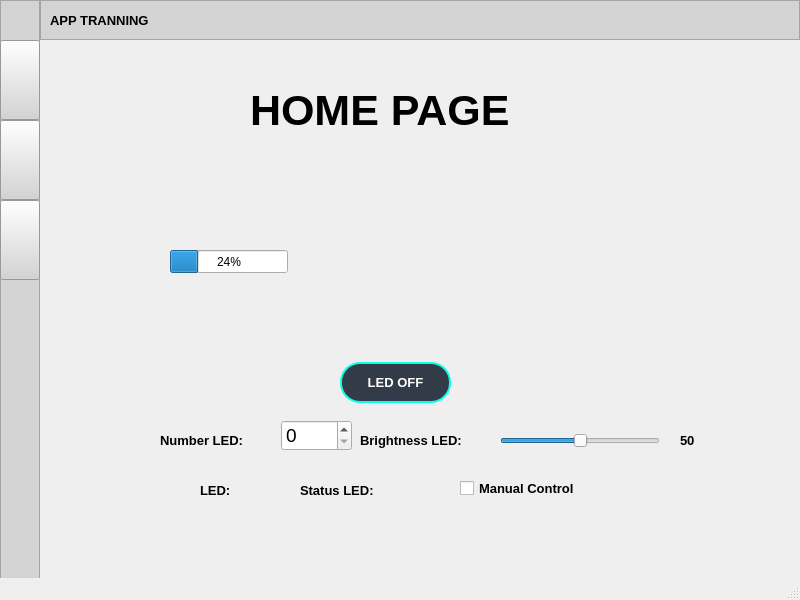
<?xml version="1.0" encoding="UTF-8"?>
<ui version="4.0">
 <class>MainWindow</class>
 <widget class="QMainWindow" name="MainWindow">
  <property name="geometry">
   <rect>
    <x>0</x>
    <y>0</y>
    <width>800</width>
    <height>600</height>
   </rect>
  </property>
  <property name="windowTitle">
   <string>MainWindow</string>
  </property>
  <property name="animated">
   <bool>true</bool>
  </property>
  <widget class="QWidget" name="centralwidget">
   <widget class="QStackedWidget" name="widget_main">
    <property name="geometry">
     <rect>
      <x>40</x>
      <y>40</y>
      <width>760</width>
      <height>560</height>
     </rect>
    </property>
    <property name="currentIndex">
     <number>0</number>
    </property>
    <widget class="QWidget" name="page_Home">
     <widget class="QPushButton" name="btn_led">
      <property name="geometry">
       <rect>
        <x>300</x>
        <y>322</y>
        <width>111</width>
        <height>41</height>
       </rect>
      </property>
      <property name="font">
       <font>
        <family>Arial</family>
        <pointsize>10</pointsize>
        <weight>75</weight>
        <bold>true</bold>
       </font>
      </property>
      <property name="styleSheet">
       <string notr="true">QPushButton {
	color: rgb(255, 255, 255);
    border: 2px solid  rgb(11, 255, 227);
    border-radius: 20px;
    background-color: rgb(52, 59, 72);
}
QPushButton:hover {
	color: rgb(255, 255, 255);
	background-color: rgb(161, 161, 161);
    border: 2px solid rgb(109, 182, 168);
    border-radius: 20px; 

}
QPushButton:pressed { 
	color: rgb(255, 255, 255);
    background-color: rgb(35, 40, 49); 
    border: 2px solid rgb(43, 50, 61);

}</string>
      </property>
      <property name="text">
       <string>LED OFF</string>
      </property>
      <property name="icon">
       <iconset resource="icon_ui.qrc">
        <normaloff>:/icon/icon/icons8-off.png</normaloff>:/icon/icon/icons8-off.png</iconset>
      </property>
      <property name="iconSize">
       <size>
        <width>32</width>
        <height>32</height>
       </size>
      </property>
     </widget>
     <widget class="QLabel" name="label">
      <property name="geometry">
       <rect>
        <x>210</x>
        <y>40</y>
        <width>400</width>
        <height>61</height>
       </rect>
      </property>
      <property name="font">
       <font>
        <family>Arial</family>
        <pointsize>32</pointsize>
        <weight>75</weight>
        <italic>false</italic>
        <bold>true</bold>
       </font>
      </property>
      <property name="text">
       <string>HOME PAGE</string>
      </property>
     </widget>
     <widget class="QSpinBox" name="spin_numLED">
      <property name="geometry">
       <rect>
        <x>241</x>
        <y>380</y>
        <width>71</width>
        <height>31</height>
       </rect>
      </property>
      <property name="font">
       <font>
        <pointsize>14</pointsize>
       </font>
      </property>
     </widget>
     <widget class="QSlider" name="slider_brightness">
      <property name="geometry">
       <rect>
        <x>460</x>
        <y>390</y>
        <width>160</width>
        <height>22</height>
       </rect>
      </property>
      <property name="value">
       <number>50</number>
      </property>
      <property name="orientation">
       <enum>Qt::Horizontal</enum>
      </property>
     </widget>
     <widget class="QLabel" name="label_2">
      <property name="geometry">
       <rect>
        <x>120</x>
        <y>390</y>
        <width>111</width>
        <height>20</height>
       </rect>
      </property>
      <property name="font">
       <font>
        <family>Arial</family>
        <pointsize>10</pointsize>
        <weight>75</weight>
        <bold>true</bold>
       </font>
      </property>
      <property name="text">
       <string>Number LED:</string>
      </property>
     </widget>
     <widget class="QLabel" name="label_3">
      <property name="geometry">
       <rect>
        <x>320</x>
        <y>390</y>
        <width>141</width>
        <height>20</height>
       </rect>
      </property>
      <property name="font">
       <font>
        <family>Arial</family>
        <pointsize>10</pointsize>
        <weight>75</weight>
        <bold>true</bold>
       </font>
      </property>
      <property name="text">
       <string>Brightness LED:</string>
      </property>
     </widget>
     <widget class="QLabel" name="lb_LED">
      <property name="geometry">
       <rect>
        <x>300</x>
        <y>110</y>
        <width>100</width>
        <height>180</height>
       </rect>
      </property>
      <property name="text">
       <string/>
      </property>
      <property name="pixmap">
       <pixmap resource="icon_ui.qrc">:/icon/icon/led_off.png</pixmap>
      </property>
      <property name="scaledContents">
       <bool>true</bool>
      </property>
     </widget>
     <widget class="QLabel" name="label_5">
      <property name="geometry">
       <rect>
        <x>260</x>
        <y>440</y>
        <width>131</width>
        <height>20</height>
       </rect>
      </property>
      <property name="font">
       <font>
        <family>Arial</family>
        <pointsize>10</pointsize>
        <weight>75</weight>
        <bold>true</bold>
       </font>
      </property>
      <property name="text">
       <string>Status LED:</string>
      </property>
     </widget>
     <widget class="QLabel" name="lb_brightness">
      <property name="geometry">
       <rect>
        <x>640</x>
        <y>390</y>
        <width>61</width>
        <height>20</height>
       </rect>
      </property>
      <property name="font">
       <font>
        <family>Arial</family>
        <pointsize>10</pointsize>
        <weight>75</weight>
        <bold>true</bold>
       </font>
      </property>
      <property name="text">
       <string>50</string>
      </property>
     </widget>
     <widget class="QLabel" name="lb_background">
      <property name="geometry">
       <rect>
        <x>0</x>
        <y>0</y>
        <width>760</width>
        <height>560</height>
       </rect>
      </property>
      <property name="text">
       <string/>
      </property>
      <property name="scaledContents">
       <bool>true</bool>
      </property>
     </widget>
     <widget class="QCheckBox" name="checkBox">
      <property name="geometry">
       <rect>
        <x>420</x>
        <y>440</y>
        <width>161</width>
        <height>17</height>
       </rect>
      </property>
      <property name="font">
       <font>
        <family>Arial</family>
        <pointsize>10</pointsize>
        <weight>75</weight>
        <bold>true</bold>
       </font>
      </property>
      <property name="text">
       <string>Manual Control</string>
      </property>
     </widget>
     <widget class="QLabel" name="label_8">
      <property name="geometry">
       <rect>
        <x>160</x>
        <y>440</y>
        <width>81</width>
        <height>20</height>
       </rect>
      </property>
      <property name="font">
       <font>
        <family>Arial</family>
        <pointsize>10</pointsize>
        <weight>75</weight>
        <bold>true</bold>
       </font>
      </property>
      <property name="text">
       <string>LED:</string>
      </property>
     </widget>
     <widget class="QProgressBar" name="progressBar">
      <property name="geometry">
       <rect>
        <x>130</x>
        <y>210</y>
        <width>118</width>
        <height>23</height>
       </rect>
      </property>
      <property name="value">
       <number>24</number>
      </property>
     </widget>
     <zorder>lb_background</zorder>
     <zorder>btn_led</zorder>
     <zorder>label</zorder>
     <zorder>spin_numLED</zorder>
     <zorder>slider_brightness</zorder>
     <zorder>label_2</zorder>
     <zorder>label_3</zorder>
     <zorder>lb_LED</zorder>
     <zorder>label_5</zorder>
     <zorder>lb_brightness</zorder>
     <zorder>checkBox</zorder>
     <zorder>label_8</zorder>
     <zorder>progressBar</zorder>
    </widget>
    <widget class="QWidget" name="page_Setting">
     <widget class="QLabel" name="label_4">
      <property name="geometry">
       <rect>
        <x>210</x>
        <y>40</y>
        <width>391</width>
        <height>61</height>
       </rect>
      </property>
      <property name="font">
       <font>
        <family>Arial</family>
        <pointsize>32</pointsize>
        <weight>75</weight>
        <italic>false</italic>
        <bold>true</bold>
       </font>
      </property>
      <property name="text">
       <string>SETTING PAGE</string>
      </property>
     </widget>
     <widget class="QLabel" name="lb_background_setting">
      <property name="geometry">
       <rect>
        <x>0</x>
        <y>0</y>
        <width>760</width>
        <height>560</height>
       </rect>
      </property>
      <property name="text">
       <string/>
      </property>
      <property name="scaledContents">
       <bool>true</bool>
      </property>
     </widget>
     <zorder>lb_background_setting</zorder>
     <zorder>label_4</zorder>
    </widget>
    <widget class="QWidget" name="page_Manual">
     <widget class="QLabel" name="label_6">
      <property name="geometry">
       <rect>
        <x>210</x>
        <y>40</y>
        <width>391</width>
        <height>61</height>
       </rect>
      </property>
      <property name="font">
       <font>
        <family>Arial</family>
        <pointsize>32</pointsize>
        <weight>75</weight>
        <italic>false</italic>
        <bold>true</bold>
       </font>
      </property>
      <property name="text">
       <string>MANUAL PAGE</string>
      </property>
     </widget>
     <widget class="QLabel" name="lb_background_manual">
      <property name="geometry">
       <rect>
        <x>0</x>
        <y>0</y>
        <width>760</width>
        <height>560</height>
       </rect>
      </property>
      <property name="text">
       <string/>
      </property>
      <property name="scaledContents">
       <bool>true</bool>
      </property>
     </widget>
     <zorder>lb_background_manual</zorder>
     <zorder>label_6</zorder>
    </widget>
   </widget>
   <widget class="QFrame" name="frame_2">
    <property name="geometry">
     <rect>
      <x>0</x>
      <y>0</y>
      <width>40</width>
      <height>600</height>
     </rect>
    </property>
    <property name="autoFillBackground">
     <bool>false</bool>
    </property>
    <property name="styleSheet">
     <string notr="true">background-color: rgb(212, 212, 212);</string>
    </property>
    <property name="frameShape">
     <enum>QFrame::StyledPanel</enum>
    </property>
    <property name="frameShadow">
     <enum>QFrame::Raised</enum>
    </property>
    <widget class="QPushButton" name="btn_home">
     <property name="geometry">
      <rect>
       <x>0</x>
       <y>40</y>
       <width>40</width>
       <height>80</height>
      </rect>
     </property>
     <property name="styleSheet">
      <string notr="true">QPushButton {
	color: rgb(255, 255, 255);
    background-color: rgb(212, 212, 212);
}
QPushButton:hover {
	color: rgb(255, 255, 255);
	background-color: rgb(161, 161, 161);

}
QPushButton:pressed { 
	color: rgb(255, 255, 255);
    background-color: rgb(35, 40, 49); 

}</string>
     </property>
     <property name="text">
      <string/>
     </property>
     <property name="icon">
      <iconset resource="icon_ui.qrc">
       <normaloff>:/icon/icon/icons8-home-64.png</normaloff>:/icon/icon/icons8-home-64.png</iconset>
     </property>
     <property name="iconSize">
      <size>
       <width>36</width>
       <height>36</height>
      </size>
     </property>
    </widget>
    <widget class="QPushButton" name="btn_setting">
     <property name="geometry">
      <rect>
       <x>0</x>
       <y>120</y>
       <width>40</width>
       <height>80</height>
      </rect>
     </property>
     <property name="styleSheet">
      <string notr="true">QPushButton {
	color: rgb(255, 255, 255);
    background-color: rgb(212, 212, 212);
}
QPushButton:hover {
	color: rgb(255, 255, 255);
	background-color: rgb(161, 161, 161);

}
QPushButton:pressed { 
	color: rgb(255, 255, 255);
    background-color: rgb(35, 40, 49); 

}</string>
     </property>
     <property name="text">
      <string/>
     </property>
     <property name="icon">
      <iconset resource="icon_ui.qrc">
       <normaloff>:/icon/icon/icons8-setting-64.png</normaloff>:/icon/icon/icons8-setting-64.png</iconset>
     </property>
     <property name="iconSize">
      <size>
       <width>30</width>
       <height>36</height>
      </size>
     </property>
    </widget>
    <widget class="QPushButton" name="btn_manual">
     <property name="geometry">
      <rect>
       <x>0</x>
       <y>200</y>
       <width>40</width>
       <height>80</height>
      </rect>
     </property>
     <property name="styleSheet">
      <string notr="true">QPushButton {
	color: rgb(255, 255, 255);
    background-color: rgb(212, 212, 212);
}
QPushButton:hover {
	color: rgb(255, 255, 255);
	background-color: rgb(161, 161, 161);

}
QPushButton:pressed { 
	color: rgb(255, 255, 255);
    background-color: rgb(35, 40, 49); 

}</string>
     </property>
     <property name="text">
      <string/>
     </property>
     <property name="icon">
      <iconset resource="icon_ui.qrc">
       <normaloff>:/icon/icon/icons8-manual-64.png</normaloff>:/icon/icon/icons8-manual-64.png</iconset>
     </property>
     <property name="iconSize">
      <size>
       <width>30</width>
       <height>30</height>
      </size>
     </property>
    </widget>
   </widget>
   <widget class="QFrame" name="frame_4">
    <property name="geometry">
     <rect>
      <x>40</x>
      <y>0</y>
      <width>760</width>
      <height>40</height>
     </rect>
    </property>
    <property name="autoFillBackground">
     <bool>false</bool>
    </property>
    <property name="styleSheet">
     <string notr="true">background-color: rgb(212, 212, 212);</string>
    </property>
    <property name="frameShape">
     <enum>QFrame::StyledPanel</enum>
    </property>
    <property name="frameShadow">
     <enum>QFrame::Raised</enum>
    </property>
    <widget class="QLabel" name="lb_title">
     <property name="geometry">
      <rect>
       <x>10</x>
       <y>10</y>
       <width>131</width>
       <height>20</height>
      </rect>
     </property>
     <property name="font">
      <font>
       <family>Arial</family>
       <pointsize>10</pointsize>
       <weight>75</weight>
       <bold>true</bold>
      </font>
     </property>
     <property name="text">
      <string>APP TRANNING</string>
     </property>
    </widget>
   </widget>
  </widget>
  <widget class="QStatusBar" name="statusbar"/>
 </widget>
 <resources>
  <include location="icon_ui.qrc"/>
 </resources>
 <connections/>
</ui>
